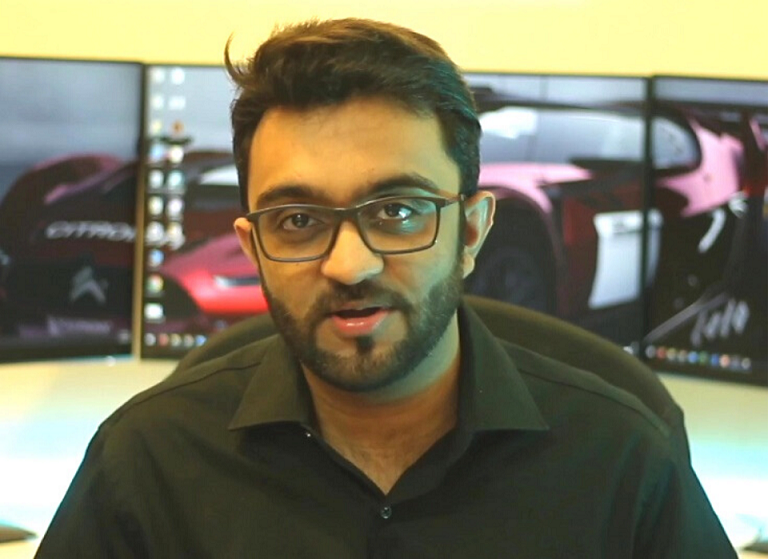
//> input picture Resources/test.png, 768 x 559 px
$ ./colorDetection   (built with g++ and OpenCV 4)
//> lines starting //> are read from the running program, lines starting //| are printed output that depends on the picture; after the words box and inside, x2 and y2 are one past the last pixel; in counts of white or black regions, pixels touching at a corner belong together
#include <opencv2/highgui.hpp>
#include <opencv2/imgproc.hpp>
#include <iostream>

using namespace std;
using namespace cv;

Mat img, imgHSV, imgMask;
int hmin = 0, hmax = 179, vmin = 0, vmax = 255, smin = 0, smax = 255;

int main() {
	string path = "../Resources/test.png";
	img = imread(path);
//> img is the input picture: 559 rows x 768 cols, CV_8UC3; mean B, G, R 94.1, 117.1, 120.5
	VideoCapture vid(0);

	namedWindow("TrackBars", (640, 200));
	createTrackbar("H min", "TrackBars", &hmin, 179);
//> slider 'H min' is set to 35
	createTrackbar("H max", "TrackBars", &hmax, 179);
	createTrackbar("S min", "TrackBars", &smin, 255);
//> slider 'S min' is set to 51
	createTrackbar("S max", "TrackBars", &smax, 255);
	createTrackbar("V min", "TrackBars", &vmin, 255);
//> slider 'V min' is set to 51
	createTrackbar("V max", "TrackBars", &vmax, 255);


	while (true) {
		vid.read(img);
		cvtColor(img, imgHSV, COLOR_BGR2HSV);
//> imgHSV: 559 rows x 768 cols, CV_8UC3; mean H, S, V 47.1, 75.2, 127.4
		imshow("Original", img);
		imshow("HSV image", imgHSV);
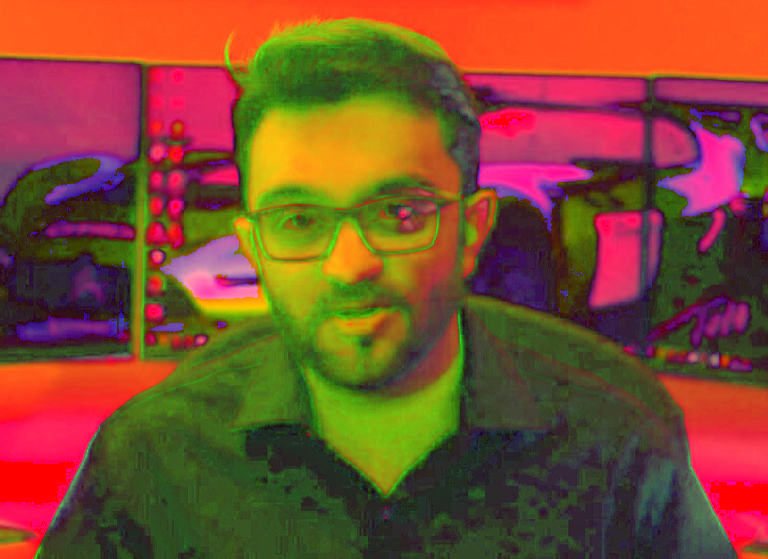
//> window 'HSV image': 559 rows x 768 cols, CV_8UC3; mean B, G, R 47.1, 75.2, 127.4
		Scalar lower(hmin, smin, vmin);
		Scalar upper(hmax, smax, vmax);
		inRange(imgHSV, lower, upper, imgMask);
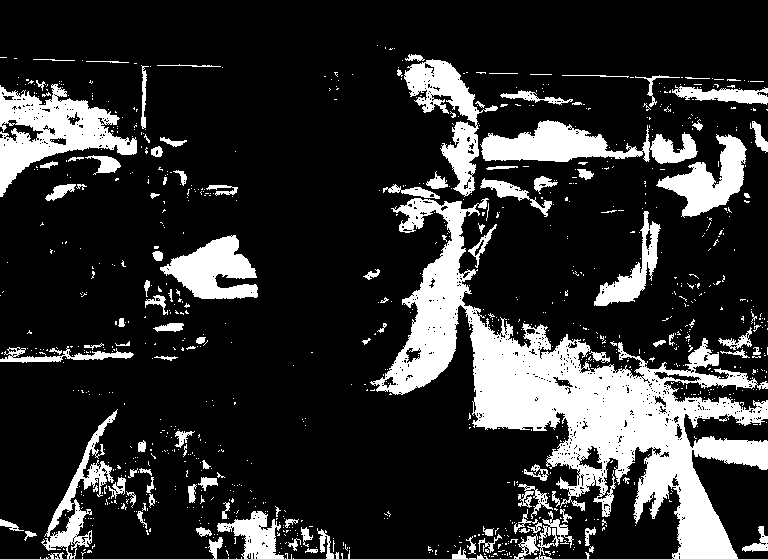
//> imgMask: 559 rows x 768 cols, CV_8UC1; 19% white; 994 white regions (872 under 20 px), largest, box (x1, y1, x2, y2) and area: (370, 198, 768, 559) 38450, (0, 84, 137, 197) 6481, (480, 120, 698, 164) 4796
		imshow("Image Mask", imgMask);
		waitKey(1);
	}


	return 0;
}

$ run again, on Resources/lambo.png
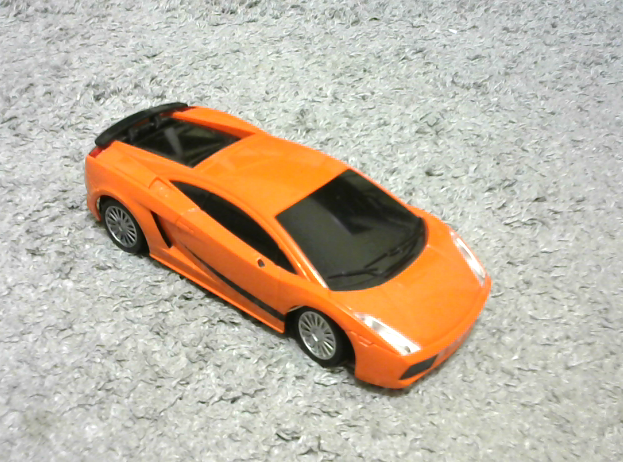
//> input picture Resources/lambo.png, 623 x 462 px, given in place of test.png, which was not available
//> img is the input picture: 462 rows x 623 cols, CV_8UC3; mean B, G, R 161.3, 179.4, 192.2
//> imgHSV: 462 rows x 623 cols, CV_8UC3; mean H, S, V 37.4, 42.7, 194.8
//> `imshow("HSV image", imgHSV);`:
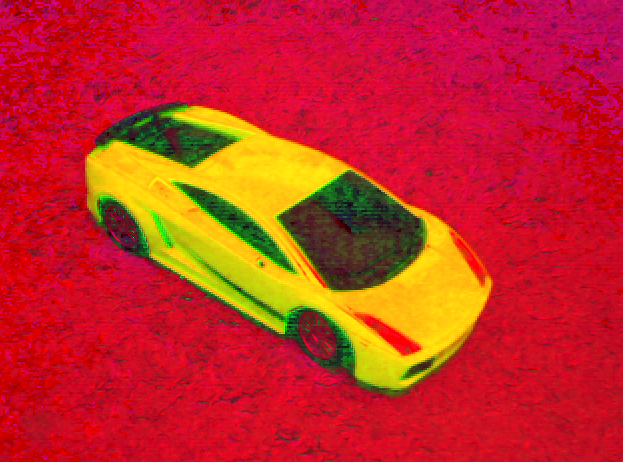
//> window 'HSV image': 462 rows x 623 cols, CV_8UC3; mean B, G, R 37.4, 42.7, 194.8
//> `inRange(imgHSV, lower, upper, imgMask);`:
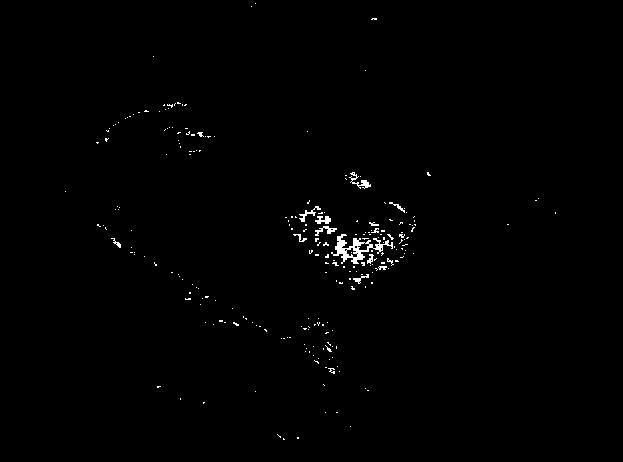
//> imgMask: 462 rows x 623 cols, CV_8UC1; 0.71% white in thin lines or dots, all inside (x1, y1, x2, y2) = (65, 3, 556, 440)
